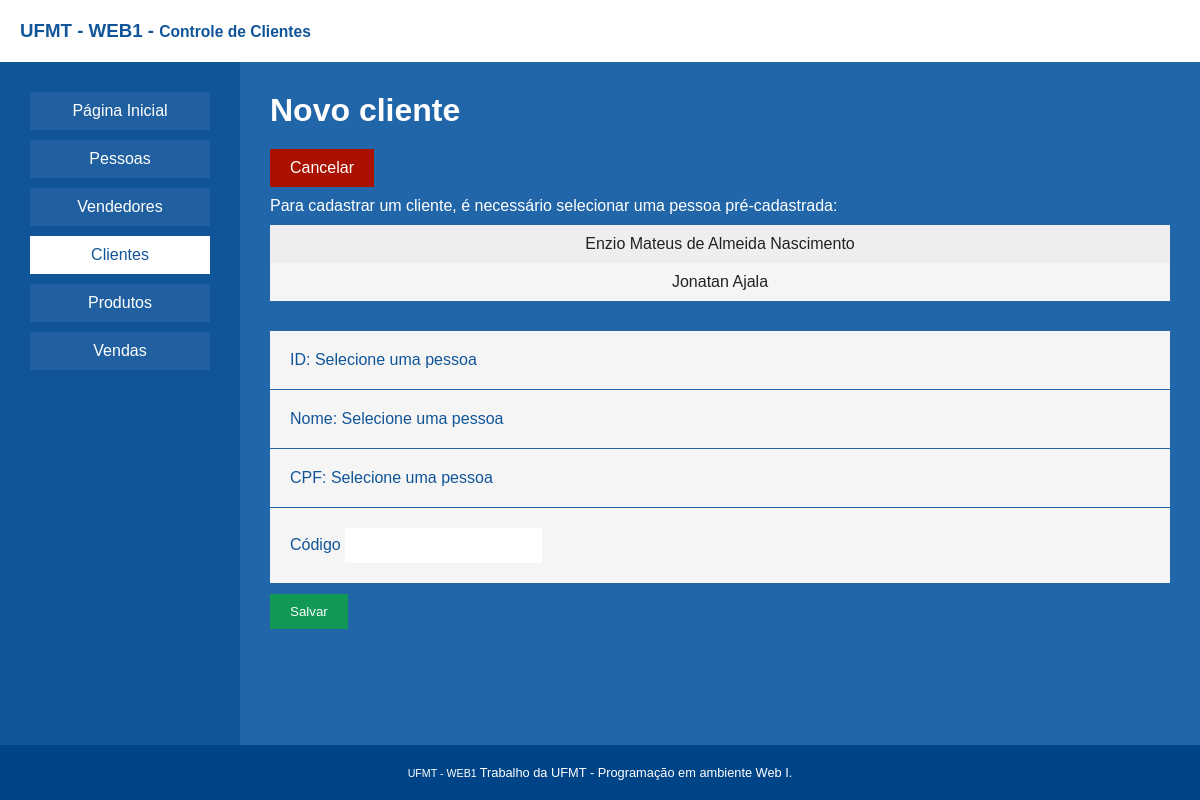
Before: /index.php/clientes/form with the older database file.
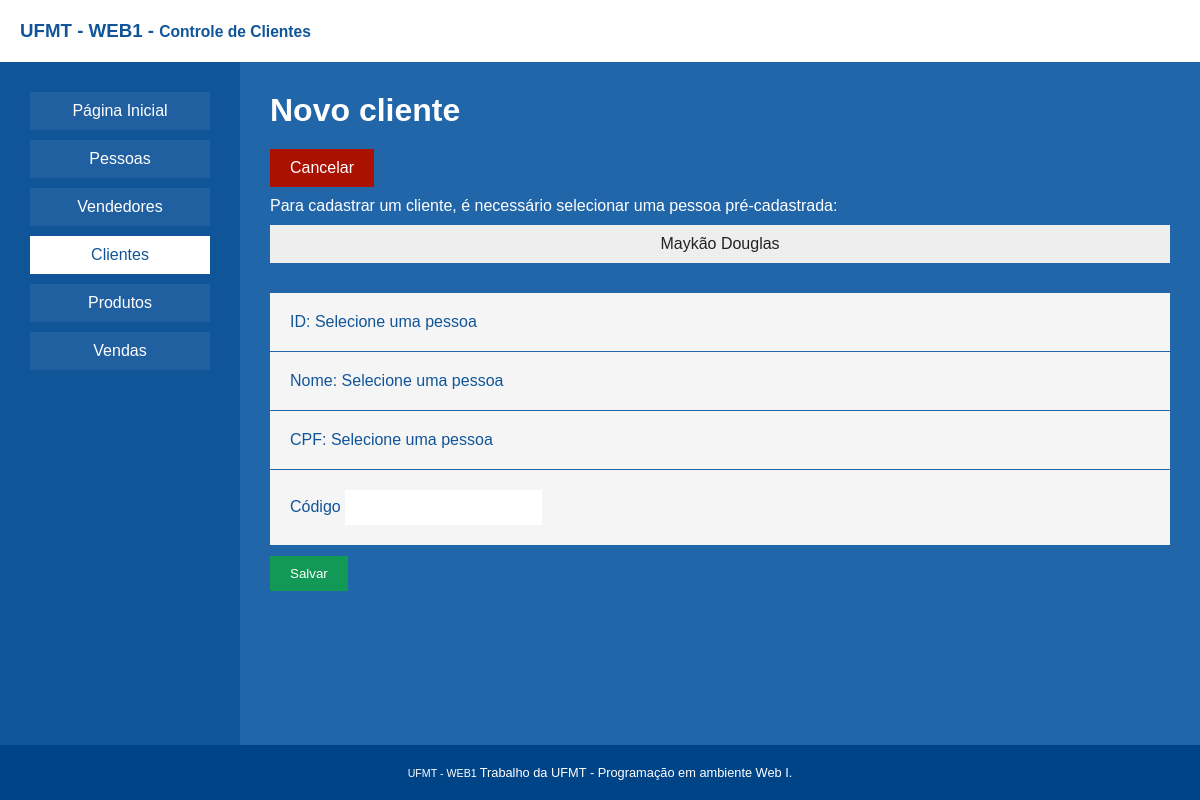
After: the same page with the newer database file.
### tables this page shows
CREATE TABLE `pessoas` (
  `ID` int(11) NOT NULL,
  `Nome` varchar(60) NOT NULL,
  `CPF` varchar(11) NOT NULL,
  `Sexo` varchar(1) NOT NULL
);

### classes/Sistema/Router.php (called while the page is built, shortened)
<?php
class Router
{
    static function getRoutes(){
        $routes = explode('/', $_SERVER['REQUEST_URI']);
        array_shift($routes);
        array_shift($routes);
        array_shift($routes);
        $lastRoute = $routes[count($routes) - 1];
        $lastRouteURI = explode("?", $lastRoute)[0];
        array_pop($routes);
        array_push($routes, $lastRouteURI);
        return $routes;
    }
    static function route(){
        $routes = Router::getRoutes();
        View::render($routes);
    }
}

### index.php (called while the page is built, shortened)
<?php
    spl_autoload_register(function ($class_name) {
        $origens = array("classes/$class_name.php");
    });
    Router::route();

### classes/Model/Pessoa.php (called while the page is built, shortened)
<?php
class Pessoa extends Model{
    public function __construct(){
        $options = new \stdClass();
        $options->tabela = 'Pessoas';
    }
    public static function load($id){
        $conn = \Database\Database::getinstance();
        $query = $conn->prepare("SELECT * FROM Pessoas WHERE ID = ?");
        $query->execute([$id]);
        $result = $query->fetch(\PDO::FETCH_OBJ);
        $pessoa = new Pessoa();
        $pessoa->ID = $result->ID;
        $pessoa->Nome = $result->Nome;
        $pessoa->CPF = $result->CPF;
        $pessoa->Sexo = $result->Sexo;
        return $pessoa;
    }
    public static function getAllWithoutClient(){
        $conn = \Database\Database::getinstance();
        $query = $conn->prepare("SELECT p.* FROM Pessoas p LEFT JOIN Clientes c ON c.PessoaID = p.ID WHERE c.PessoaID is NULL");
        $query->execute();
        $results = $query->fetchAll(\PDO::FETCH_OBJ);
        $pessoas = [];
        foreach($results as $result){
            $pessoa = Pessoa::load($result->ID);
            array_push($pessoas, $pessoa);
        }
        return $pessoas;
    }
}

### classes/Database/Database.php (called while the page is built, shortened)
<?php
class Database {
    public static $pdo;
    public static function getInstance(){
        if (!isset(self::$pdo)) {
            self::$pdo = new PDO('mysql:host='.Config::DBHOST.';dbname='.Config::DBNAME, Config::DBUSERNAME, Config::DBPASSWORD, array(PDO::MYSQL_ATTR_INIT_COMMAND => "SET NAMES utf8"));
            self::$pdo->setAttribute(PDO::ATTR_ERRMODE, PDO::ERRMODE_EXCEPTION);
            self::$pdo->setAttribute(PDO::ATTR_ORACLE_NULLS, PDO::NULL_EMPTY_STRING);
        }
        return self::$pdo;
    }
}

### components/listaPessoas.php (the view, shortened to what this page needs)
<?php
    $pessoas = Pessoa::getAllWithoutClient();
?>
<div id="pessoas">
    <?php foreach($pessoas as $pessoa): ?>
        <div onclick='selecionaPessoa(<?= $pessoa->ID ?>)' class="pessoa">
            <?= $pessoa->Nome ?>
        </div>
    <?php endforeach; ?>
</div>

### components/asideMenu.php
<?php
    $menuList = [
        'home' => ['href' => 'home', 'text' => 'Página Inicial'],
        'pessoas' => ['href' => 'pessoas', 'text' => 'Pessoas'],
        'vendedores' => ['href' => 'vendedores', 'text' => 'Vendedores'],
        'clientes' => ['href' => 'clientes', 'text' => 'Clientes'],
        'produtos' => ['href' => 'produtos', 'text' => 'Produtos'],
        'vendas' => ['href' => 'vendas', 'text' => 'Vendas'],
    ];
    foreach($menuList as $index=>$menu):
?>
<a class="item <?= $page->activeMenu == $index ? 'active' : '' ?>" href="<?= App\Config::BASE_URL ?>index.php/<?= $menu['href'] ?>"><?= $menu['text'] ?></a>
<?php endforeach; ?>

Changed rows visible on the page:
no longer on this page (row edited): pessoas: Nome "Enzio Mateus de Almeida Nascimento"
changed pessoas: Nome "Jonatan Ajala" → "Maykão Douglas"
